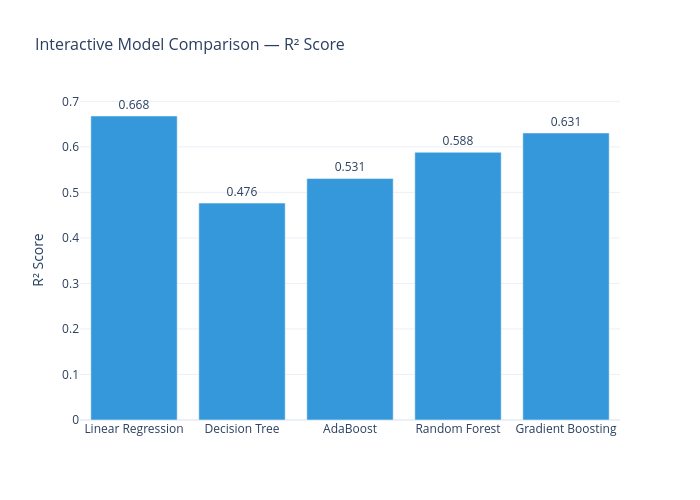

Source (notebook cell):
### Code cell
# Interactive model comparison bar chart
model_names_list = list(all_preds.keys())
r2_vals = [r2_score(y_test, p) for p in all_preds.values()]
mae_vals = [mean_absolute_error(y_test, p) for p in all_preds.values()]
rmse_vals = [np.sqrt(mean_squared_error(y_test, p)) for p in all_preds.values()]

fig = go.Figure()
fig.add_trace(go.Bar(name='R² Score', x=model_names_list, y=r2_vals,
                     marker_color='#3498db', text=[f'{v:.3f}' for v in r2_vals], textposition='outside'))
fig.update_layout(title='Interactive Model Comparison — R² Score',
                  yaxis_title='R² Score', template='plotly_white',
                  width=700, height=500, title_font_size=16)
fig.show()

### Figure 1 — Plotly figure (JSON) as saved in the notebook; plotly's stock layout.template omitted (floating-point values rounded to 4 significant figures)
{"data": [{"marker": {"color": "#3498db"}, "name": "R² Score", "text": ["0.668", "0.476", "0.531", "0.588", "0.631"], "textposition": "outside", "type": "bar", "x": ["Linear Regression", "Decision Tree", "AdaBoost", "Random Forest", "Gradient Boosting"], "y": [0.6678, 0.4764, 0.5307, 0.5882, 0.6306]}], "layout": {"height": 500, "title": {"font": {"size": 16}, "text": "Interactive Model Comparison — R² Score"}, "width": 700, "yaxis": {"title": {"text": "R² Score"}}}}
